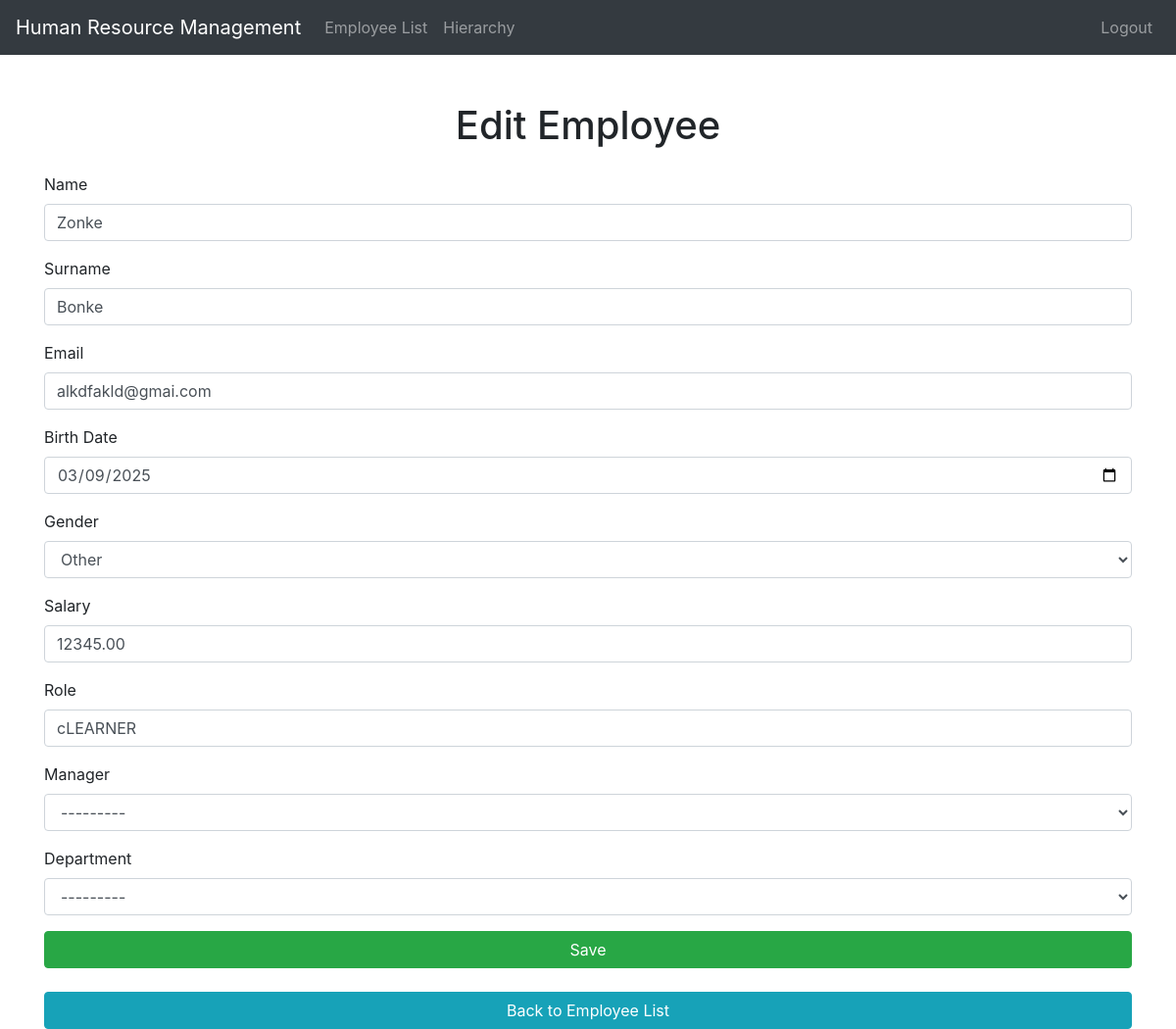
The page /employees/edit/8/ (signed in) on the database its author committed.
### employees/models.py (models this page shows, shortened)
class Employee(models.Model):
    GENDER_CHOICES = (
        ('M', 'Male'),
        ('F', 'Female'),
        ('O', 'Other'),
    )
    name = models.CharField(max_length=100)
    surname = models.CharField(max_length=100)
    email = models.EmailField(unique=True)
    birth_date = models.DateField()
    employee_number = models.IntegerField(unique=True)
    salary = models.DecimalField(max_digits=10, decimal_places=2)
    role = models.CharField(max_length=100)
    manager = models.ForeignKey('self', on_delete=models.SET_NULL, null=True, blank=True, related_name='subordinates')
    gender = models.CharField(max_length=1, choices=GENDER_CHOICES, default='O')
    department = models.ForeignKey(Department, on_delete=models.SET_NULL, null=True, blank=True)  # Added here
    is_active = models.BooleanField(default=True)
    class Meta:
        ordering = ['surname', 'name']

### employees/views.py (the view)
# urls.py: path('edit/<int:pk>/', views.edit_employee, name='edit_employee'),
@login_required
def edit_employee(request, pk):
    employee = get_object_or_404(Employee, pk=pk)
    if request.method == 'POST':
        form = EmployeeForm(request.POST, instance=employee)
        if form.is_valid():
            form.save()
            return redirect('employee_list')
    else:
        form = EmployeeForm(instance=employee)
    return render(request, 'employees/employee_form.html', {'form': form})

### employees/forms.py (shortened to what this page needs)
class EmployeeForm(forms.ModelForm):
    birth_date = forms.DateField(
        widget=forms.DateInput(attrs={'type': 'date', 'class': 'form-control'})
    )
    class Meta:
        model = Employee
        exclude = ['employee_number']
    manager = forms.ModelChoiceField(queryset=Employee.objects.all(), required=False)
    department = forms.ModelChoiceField(queryset=Department.objects.all(), required=False)

### employees/templates/employees/employee_form.html (shortened to what this page needs)
<!DOCTYPE html>
<html lang="en">
<head>
    <link rel="stylesheet" href="https://maxcdn.bootstrapcdn.com/bootstrap/4.5.2/css/bootstrap.min.css">
</head>
<body>
<nav class="navbar navbar-expand-lg navbar-dark bg-dark">
    <a class="navbar-brand" href="{% url 'employee_list' %}">Human Resource Management</a>
    <div class="collapse navbar-collapse" id="navbarNav">
        <ul class="navbar-nav">
            <li class="nav-item">
                <a class="nav-link" href="{% url 'employee_list' %}">Employee List</a>
            </li>
            <li class="nav-item">
                <a class="nav-link" href="{% url 'employee_hierarchy' %}">Hierarchy</a>
            </li>
        </ul>
        <ul class="navbar-nav ml-auto">
            <li class="nav-item">
                <a class="nav-link" href="{% url 'logout' %}">Logout</a>
            </li>
        </ul>
    </div>
</nav>
<div class="container mt-5">
    <h1 class="text-center mb-4">{% if form.instance.pk %}Edit{% else %}Create{% endif %} Employee</h1>
    <form method="post">
        <div class="form-group">
            <label for="id_name">Name</label>
            <input type="text" class="form-control" name="name" id="id_name" value="{{ form.name.value|default:'' }}">
        </div>
        <div class="form-group">
            <label for="id_surname">Surname</label>
            <input type="text" class="form-control" name="surname" id="id_surname" value="{{ form.surname.value|default:'' }}">
        </div>
        <div class="form-group">
            <label for="id_email">Email</label>
            <input type="email" class="form-control" name="email" id="id_email" value="{{ form.email.value|default:'' }}">
        </div>
        <div class="form-group">
            <label for="id_birth_date">Birth Date</label>
            {{ form.birth_date }}
        </div>
        <div class="form-group">
            <label for="id_gender">Gender</label>
            <select class="form-control" name="gender" id="id_gender">
                <option value="O" {% if form.gender.value == 'O' %}selected{% endif %}>Other</option>
            </select>
        </div>
        <div class="form-group">
            <label for="id_salary">Salary</label>
            <input type="number" class="form-control" name="salary" id="id_salary" value="{{ form.salary.value|default:'' }}">
        </div>
        <div class="form-group">
            <label for="id_role">Role</label>
            <input type="text" class="form-control" name="role" id="id_role" value="{{ form.role.value|default:'' }}">
        </div>
        <div class="form-group">
            <label for="id_manager">Manager</label>
            <select class="form-control" name="manager" id="id_manager">
                <option value="">---------</option>
            </select>
        </div>
        <div class="form-group">
            <label for="id_department">Department</label>
            <select class="form-control" name="department" id="id_department">
                <option value="">---------</option>
            </select>
        </div>
        <button type="submit" class="btn btn-success btn-block">Save</button>
    </form>
    <br>
    <a href="{% url 'employee_list' %}" class="btn btn-info btn-block">Back to Employee List</a>
</div>
</body>
</html>

### rows shown on the page
Employee: name "Zonke", surname "Bonke", email "alkdfakld@gmai.com", birth_date "03/09/2025", salary "12345.00", role "cLEARNER"
